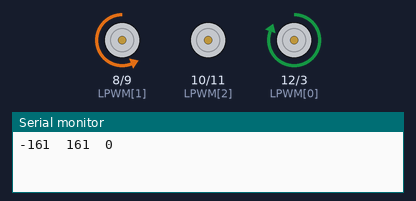
This sketch was run on a simulated Arduino Uno, built with avr-gcc and run on an emulated ATmega328P. On the bench: motor-driver pin pairs drawn as motors (green arrow = first pin HIGH = forward, orange = second pin HIGH = backward, longer = more drive), the last lines printed to the serial monitor.

Above: at 0.5 s.
At 2.5 s:
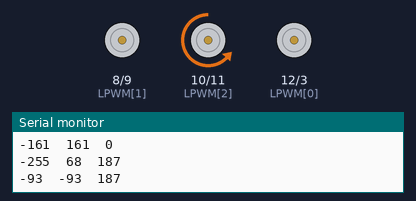
At 3.5 s:
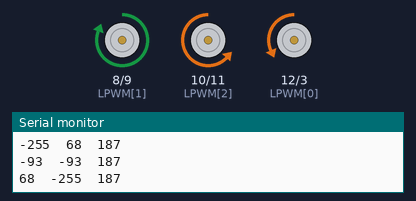
At 4.5 s:
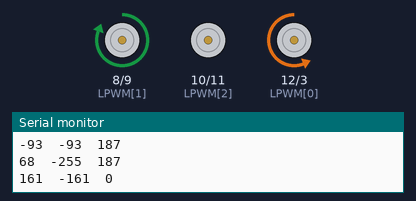
At 6.5 s:
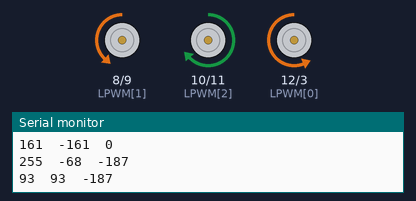
At 9.5 s:
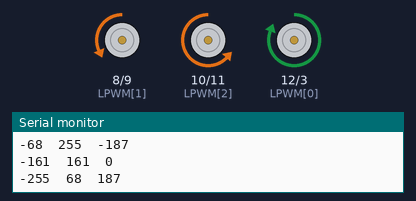
Timing chart, 0 to 10.4 s (numbered marks = the images above):
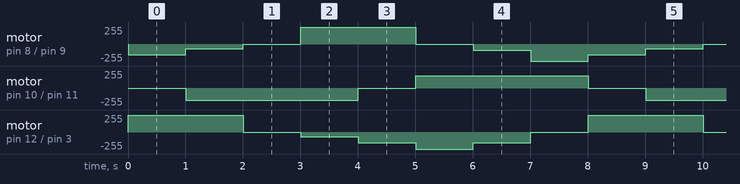

The sketch:

kinematis-3roda-arduino.ino
```cpp
int LPWM[] = {12, 8, 10}; //  PIN Motor LPWM.
int RPWM[] = {3, 9, 11};  //  PIN Motor RPWM.

// Dieksekusi sekali.
void setup()
{
    Serial.begin(9600);
}

// Dieksekusi berkali-kali setelah void setup.
void loop()
{
    int speed = 187;

    // x:0, y:1 | Robot bergerak maju ke depan.
    kinematis(0, 1, 0, speed);
    delay(1000);

    // x:1, y:1 | Robot bergerak menyerong ke kanan depan.
    kinematis(1, 1, 0, speed);
    delay(1000);

    // x:1, y:0 | Robot bergerak ke kanan.
    kinematis(1, 0, 0, speed);
    delay(1000);

    // x:1, y:-1 | Robot bergerak menyerong ke kanan belakang.
    kinematis(1, -1, 0, speed);
    delay(1000);

    // x:0, y:-1 | Robot bergerak mundur ke belakang.
    kinematis(0, -1, 0, speed);
    delay(1000);

    // x:-1, y:-1 | Robot bergerak menyerong ke kiri belakang.
    kinematis(-1, -1, 0, speed);
    delay(1000);

    // x:-1, y:0 | Robot bergerak ke kiri.
    kinematis(-1, 0, 0, speed);
    delay(1000);

    // x:-1, y:1 | Robot bergerak menyerong ke kiri depan.
    kinematis(-1, 1, 0, speed);
    delay(1000);
}

/* -------------------------------------------------------------------------- */
//
// Fungsi kinematis (4 parameter).
//
// 1st parameter (float x) : Koordinat x (MIN -1, MAx 1).
// 2nd parameter (float y) : Koordinat y (MIN -1, MAx 1).
// 3rd parameter (float theta) : Theta (Normal : 0).
// 4th parameter (int speed) : Kecepatan (MIN 0, MAX 187).
//
/* -------------------------------------------------------------------------- */
void kinematis(float x, float y, float w, int speed)
{
    int m[3];

    m[0] = (x * (-0.5) * speed - y * (sqrt(3) / 2) * speed + w * 0.33);
    m[1] = (x * (-0.5) * speed + y * (sqrt(3) / 2) * speed + w * 0.33);
    m[2] = (x * speed);

    for (int i = 0; i < 3; i++)
    {
        motor(m[i], i);
        Serial.print(m[i]);
        Serial.print("\t");
    }

    Serial.println("");
}

/* -------------------------------------------------------------------------- */
// Fungsi untuk write nilai PWM ke PIN Motor.
/* -------------------------------------------------------------------------- */
void motor(int pwm, int motor)
{
    if (pwm < 0)
    {
        analogWrite(LPWM[motor], abs(pwm));
        analogWrite(RPWM[motor], 0);
    }
    else
    {
        analogWrite(LPWM[motor], 0);
        analogWrite(RPWM[motor], pwm);
    }
}
```

Measured:
- by itself, motor on pin 10 (LPWM[2]) / pin 11 (RPWM[2]): repeats every 8.0 s: stopped 1.0 s, forward 187/255 3.0 s, stopped 1.0 s, backward 187/255 3.0 s
- by itself, motor on pin 8 (LPWM[1]) / pin 9 (RPWM[1]): repeats every 8.0 s: backward 68/255 1.0 s, stopped 1.0 s, forward 255/255 2.0 s, stopped 1.0 s, backward 93/255 1.0 s, backward 255/255 1.0 s, backward 161/255 1.0 s
